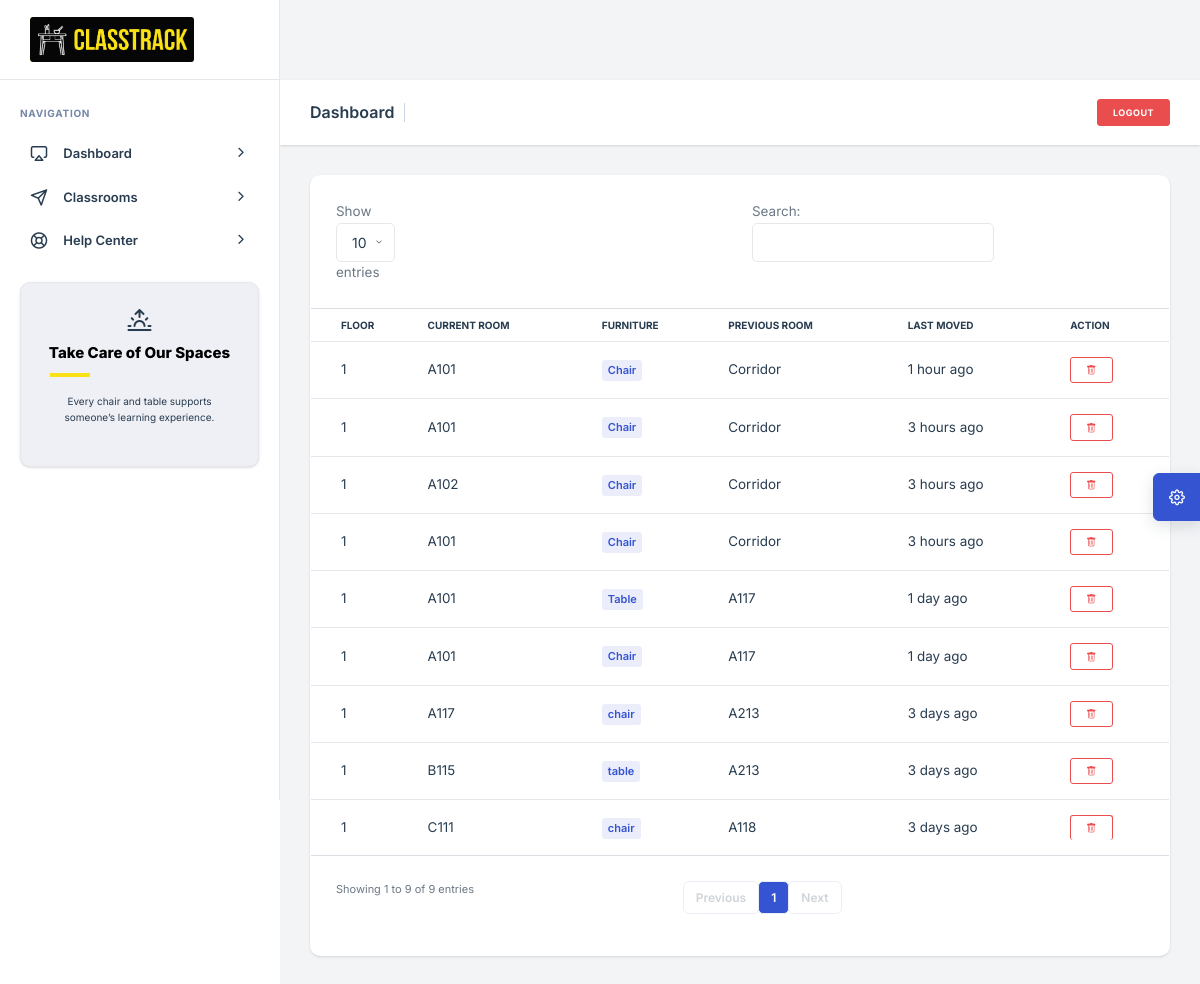
Page /edit on the committed database.
### models.py (models this page shows, shortened)
class Furniture(db.Model):
    __tablename__ = 'furniture'
    id = db.Column(db.Integer, primary_key=True)
    furniture_type = db.Column(db.String(100), nullable = False)
    previous_room = db.Column(db.String(100), nullable = True)
    current_room = db.Column(db.String(100), db.ForeignKey('classrooms.class_name',  name = 'fk_current_room'))
    last_moved = db.Column(db.DateTime, default=datetime.now)

class Classroom(db.Model):
    __tablename__ = 'classrooms'
    class_name = db.Column(db.String(30), primary_key = True)
    floor = db.Column(db.Integer)
    furniture = db.relationship('Furniture', backref = 'classrooms', lazy = True)

### app.py (the view)
@app.route("/edit", methods=['GET'])
def get_edit():
    furniture_list = Furniture.query.order_by(Furniture.last_moved.desc()).all()
    now = datetime.now() # current time
    user_id = session.get("user_id")
    current_user = db.session.execute(
        text("SELECT id, username, user_role FROM users WHERE id = :id"),
        {"id": user_id}
    ).fetchone()
    for item in furniture_list:
        item.local_time = item.last_moved + timedelta(hours = 1)
    return render_template("edit.html", current_user = current_user, now = now, furniture = furniture_list)

### templates/edit.html (shortened to what this page needs)
{% extends "index.html" %}
{% block content %}
        <div class="nxl-content">
            <div class="page-header d-flex justify-content-between align-items-center">
                <div class="page-header-left d-flex align-items-center">
                    <div class="page-header-title">
                        <h5 class="m-b-10">Dashboard</h5>
                    </div>
                </div>
                <div class="page-header-right d-flex justify-content-end">
                    <form action="{{ url_for('logout') }}" method="POST" style="display:inline;">
                        <button type="submit" class="btn btn-danger btn-sm">Logout</button>
                    </form>
                </div>
            </div>
            <div class="main-content">
                <div class="row">
                <div class="col-lg-12">
                        <div class="card stretch stretch-full">
                            <div class="card-body p-0">
                                <div class="table-responsive">
                        <table class="table table-hover table-sm" id="customerList">
                        <thead>
                        <tr>
                            <th>Floor</th>
                            <th>Current Room</th>
                            <th>Furniture</th>
                            <th>Previous Room</th>
                            <th>Last Moved</th>
                            <th> Action </th>
                        </tr>
                    </thead>
                    <tbody>
                        {% for item in furniture %}
                        <tr class="single-item">
                            <td>{{ item.classrooms.floor }}</td>
                                            <td>{{ item.current_room }}</td>
                                            <td>
                                                <span class="badge bg-soft-primary text-primary">{{ item.furniture_type }}</span>
                                            </td>
                                            <td>{{ item.previous_room }}</td>
                                            <td>
                                                {% set diff = (now - item.last_moved).total_seconds() %}
                                                {% if diff < 60 %}
                                                    Just now
                                                {% elif diff < 3600 %}
                                                    {{ (diff // 60)|int }} minute{{ '' if (diff // 60)|int == 1 else 's' }} ago
                                                {% elif diff < 86400 %}
                                                    {{ (diff // 3600)|int }} hour{{ '' if (diff // 3600)|int == 1 else 's' }} ago
                                                {% else %}
                                                    {{ (diff // 86400)|int }} day{{ '' if (diff // 86400)|int == 1 else 's' }} ago
                                                {% endif %}
                                            </td>
                                            <td>
                                            <form action="{{ url_for('delete_furniture', id=item.id) }}" method="POST" style="display:inline;">
                                                <button type="submit" class="btn btn-sm btn-outline-danger"
                                                        onclick="return confirm('Are you sure you want to delete this item?');" title="Delete">
                                                    <i class="bi bi-trash"></i>
                                                </button>
                                            </form>
                                            </td>
                                        </tr>
                                        {% endfor %}
                                    </tbody>
                                </table>
                            </div>
                            </div>
                        </div>
                    </div>
            </div>
        </div>
{% endblock %}

### rows in the picture
Furniture: classrooms.floor "1", current_room "A101", furniture_type "Chair", previous_room "Corridor"
Furniture: classrooms.floor "1", current_room "A101", furniture_type "Chair", previous_room "Corridor"
Furniture: classrooms.floor "1", current_room "A102", furniture_type "Chair", previous_room "Corridor"
Furniture: classrooms.floor "1", current_room "A101", furniture_type "Chair", previous_room "Corridor"
Furniture: classrooms.floor "1", current_room "A101", furniture_type "Table", previous_room "A117"
Furniture: classrooms.floor "1", current_room "A101", furniture_type "Chair", previous_room "A117"
Furniture: classrooms.floor "1", current_room "A117", furniture_type "chair", previous_room "A213"
Furniture: classrooms.floor "1", current_room "B115", furniture_type "table", previous_room "A213"
Furniture: classrooms.floor "1", current_room "C111", furniture_type "chair", previous_room "A118"
